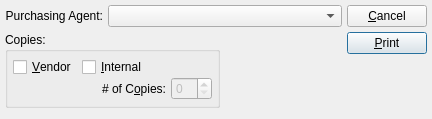
<ui version="4.0" >
 <author></author>
 <comment>This file is part of the xTuple ERP: PostBooks Edition, a free and
open source Enterprise Resource Planning software suite,
Copyright (c) 1999-2010 by OpenMFG LLC, d/b/a xTuple.
It is licensed to you under the Common Public Attribution License
version 1.0, the full text of which (including xTuple-specific Exhibits)
is available at www.xtuple.com/CPAL.  By using this software, you agree
to be bound by its terms.</comment>
 <exportmacro></exportmacro>
 <class>printPurchaseOrdersByAgent</class>
 <widget class="QDialog" name="printPurchaseOrdersByAgent" >
  <property name="geometry" >
   <rect>
    <x>0</x>
    <y>0</y>
    <width>432</width>
    <height>119</height>
   </rect>
  </property>
  <property name="windowTitle" >
   <string>Print Purchase Orders by Purchasing Agent</string>
  </property>
  <layout class="QVBoxLayout" >
   <property name="margin" >
    <number>5</number>
   </property>
   <property name="spacing" >
    <number>0</number>
   </property>
   <item>
    <layout class="QHBoxLayout" >
     <property name="margin" >
      <number>0</number>
     </property>
     <property name="spacing" >
      <number>5</number>
     </property>
     <item>
      <layout class="QVBoxLayout" >
       <property name="margin" >
        <number>0</number>
       </property>
       <property name="spacing" >
        <number>5</number>
       </property>
       <item>
        <layout class="QHBoxLayout" >
         <property name="margin" >
          <number>0</number>
         </property>
         <property name="spacing" >
          <number>5</number>
         </property>
         <item>
          <widget class="QLabel" name="_purchasingAgentLit" >
           <property name="text" >
            <string>Purchasing Agent:</string>
           </property>
           <property name="alignment" >
            <set>Qt::AlignRight|Qt::AlignTrailing|Qt::AlignVCenter</set>
           </property>
          </widget>
         </item>
         <item>
          <widget class="XComboBox" name="_agent" >
           <property name="sizePolicy" >
            <sizepolicy>
             <hsizetype>7</hsizetype>
             <vsizetype>0</vsizetype>
             <horstretch>0</horstretch>
             <verstretch>0</verstretch>
            </sizepolicy>
           </property>
          </widget>
         </item>
        </layout>
       </item>
       <item>
        <layout class="QHBoxLayout" >
         <property name="margin" >
          <number>0</number>
         </property>
         <property name="spacing" >
          <number>0</number>
         </property>
         <item>
          <widget class="QGroupBox" name="_copiesGroup" >
           <property name="title" >
            <string>Copies:</string>
           </property>
           <layout class="QHBoxLayout" >
            <property name="margin" >
             <number>5</number>
            </property>
            <property name="spacing" >
             <number>5</number>
            </property>
            <item>
             <layout class="QVBoxLayout" >
              <property name="margin" >
               <number>0</number>
              </property>
              <property name="spacing" >
               <number>0</number>
              </property>
              <item>
               <widget class="QCheckBox" name="_vendorCopy" >
                <property name="text" >
                 <string>&amp;Vendor</string>
                </property>
               </widget>
              </item>
              <item>
               <spacer>
                <property name="orientation" >
                 <enum>Qt::Vertical</enum>
                </property>
                <property name="sizeType" >
                 <enum>QSizePolicy::MinimumExpanding</enum>
                </property>
                <property name="sizeHint" >
                 <size>
                  <width>20</width>
                  <height>20</height>
                 </size>
                </property>
               </spacer>
              </item>
             </layout>
            </item>
            <item>
             <layout class="QVBoxLayout" >
              <property name="margin" >
               <number>0</number>
              </property>
              <property name="spacing" >
               <number>0</number>
              </property>
              <item>
               <widget class="QCheckBox" name="_internalCopy" >
                <property name="text" >
                 <string>&amp;Internal</string>
                </property>
               </widget>
              </item>
              <item>
               <layout class="QHBoxLayout" >
                <property name="margin" >
                 <number>0</number>
                </property>
                <property name="spacing" >
                 <number>0</number>
                </property>
                <item>
                 <spacer>
                  <property name="orientation" >
                   <enum>Qt::Horizontal</enum>
                  </property>
                  <property name="sizeType" >
                   <enum>QSizePolicy::Expanding</enum>
                  </property>
                  <property name="sizeHint" >
                   <size>
                    <width>20</width>
                    <height>20</height>
                   </size>
                  </property>
                 </spacer>
                </item>
                <item>
                 <layout class="QHBoxLayout" >
                  <property name="margin" >
                   <number>0</number>
                  </property>
                  <property name="spacing" >
                   <number>5</number>
                  </property>
                  <item>
                   <widget class="QLabel" name="_numOfCopiesLit" >
                    <property name="text" >
                     <string># of C&amp;opies:</string>
                    </property>
                    <property name="alignment" >
                     <set>Qt::AlignRight|Qt::AlignTrailing|Qt::AlignVCenter</set>
                    </property>
                    <property name="buddy" >
                     <cstring>_numOfCopies</cstring>
                    </property>
                   </widget>
                  </item>
                  <item>
                   <widget class="QSpinBox" name="_numOfCopies" >
                    <property name="enabled" >
                     <bool>false</bool>
                    </property>
                   </widget>
                  </item>
                 </layout>
                </item>
               </layout>
              </item>
             </layout>
            </item>
           </layout>
          </widget>
         </item>
         <item>
          <spacer>
           <property name="orientation" >
            <enum>Qt::Horizontal</enum>
           </property>
           <property name="sizeType" >
            <enum>QSizePolicy::Expanding</enum>
           </property>
           <property name="sizeHint" >
            <size>
             <width>20</width>
             <height>20</height>
            </size>
           </property>
          </spacer>
         </item>
        </layout>
       </item>
      </layout>
     </item>
     <item>
      <layout class="QVBoxLayout" >
       <property name="margin" >
        <number>0</number>
       </property>
       <property name="spacing" >
        <number>0</number>
       </property>
       <item>
        <layout class="QVBoxLayout" >
         <property name="margin" >
          <number>0</number>
         </property>
         <property name="spacing" >
          <number>5</number>
         </property>
         <item>
          <widget class="QPushButton" name="_close" >
           <property name="text" >
            <string>&amp;Cancel</string>
           </property>
          </widget>
         </item>
         <item>
          <widget class="QPushButton" name="_print" >
           <property name="enabled" >
            <bool>true</bool>
           </property>
           <property name="text" >
            <string>&amp;Print</string>
           </property>
           <property name="autoDefault" >
            <bool>true</bool>
           </property>
           <property name="default" >
            <bool>true</bool>
           </property>
          </widget>
         </item>
        </layout>
       </item>
       <item>
        <spacer>
         <property name="orientation" >
          <enum>Qt::Vertical</enum>
         </property>
         <property name="sizeType" >
          <enum>QSizePolicy::MinimumExpanding</enum>
         </property>
         <property name="sizeHint" >
          <size>
           <width>20</width>
           <height>20</height>
          </size>
         </property>
        </spacer>
       </item>
      </layout>
     </item>
    </layout>
   </item>
   <item>
    <spacer>
     <property name="orientation" >
      <enum>Qt::Vertical</enum>
     </property>
     <property name="sizeType" >
      <enum>QSizePolicy::Expanding</enum>
     </property>
     <property name="sizeHint" >
      <size>
       <width>20</width>
       <height>20</height>
      </size>
     </property>
    </spacer>
   </item>
  </layout>
 </widget>
 <layoutdefault spacing="5" margin="5" />
 <pixmapfunction>qPixmapFromMimeSource</pixmapfunction>
 <customwidgets>
  <customwidget>
   <class>XComboBox</class>
   <extends>QComboBox</extends>
   <header>xcombobox.h</header>
   <container>0</container>
   <pixmap></pixmap>
  </customwidget>
 </customwidgets>
 <tabstops>
  <tabstop>_agent</tabstop>
  <tabstop>_vendorCopy</tabstop>
  <tabstop>_internalCopy</tabstop>
  <tabstop>_numOfCopies</tabstop>
  <tabstop>_print</tabstop>
  <tabstop>_close</tabstop>
 </tabstops>
 <resources/>
 <connections>
  <connection>
   <sender>_close</sender>
   <signal>clicked()</signal>
   <receiver>printPurchaseOrdersByAgent</receiver>
   <slot>reject()</slot>
   <hints>
    <hint type="sourcelabel" >
     <x>20</x>
     <y>20</y>
    </hint>
    <hint type="destinationlabel" >
     <x>20</x>
     <y>20</y>
    </hint>
   </hints>
  </connection>
  <connection>
   <sender>_internalCopy</sender>
   <signal>toggled(bool)</signal>
   <receiver>_numOfCopies</receiver>
   <slot>setEnabled(bool)</slot>
   <hints>
    <hint type="sourcelabel" >
     <x>20</x>
     <y>20</y>
    </hint>
    <hint type="destinationlabel" >
     <x>20</x>
     <y>20</y>
    </hint>
   </hints>
  </connection>
 </connections>
</ui>
